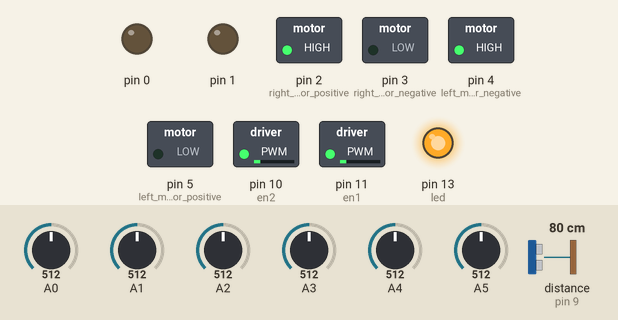
Bench run of a sketch on a simulated Arduino Uno, built with avr-gcc and run on an emulated ATmega328P. Parts: switched loads named in the sketch (green lamp = pin HIGH), output pins drawn as LEDs (lit = HIGH). Wiring (inferred from the names in the program): ultrasonic range finder: trigger pin 8; echo pin 9. The inputs (shaded band) are chosen by the test bench; at power-on: A0 = 512, A3 = 512, A4 = 512, A5 = 512, A1 = 512, A2 = 512, distance to the obstacle (sensor on pin 9) 80 cm. The echo pulse lasts 58.3 µs per cm; pins used as bus, display or sensor lines are not drawn.

Above: at 9.2 s.
9.3 s: A0 set to 933
10.8 s: A0 set to 952
At 11.5 s:
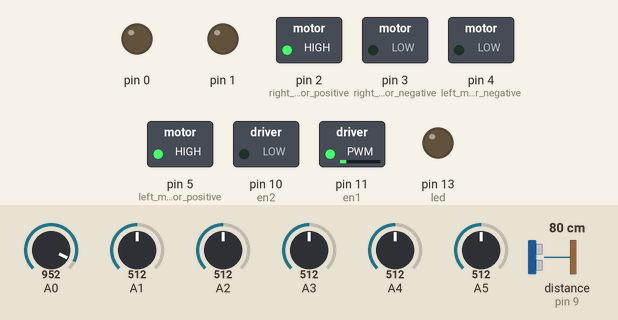
12.3 s: A3 set to 716
At 13.5 s:
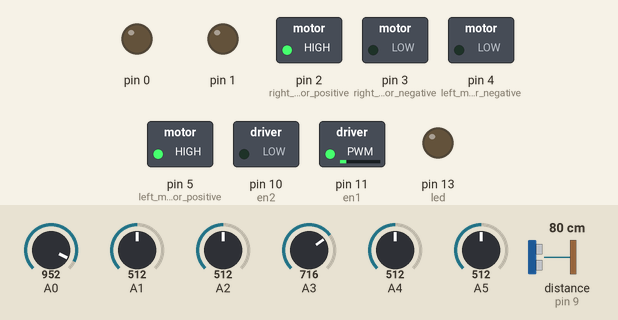
13.8 s: A4 set to 716
At 14.7 s:
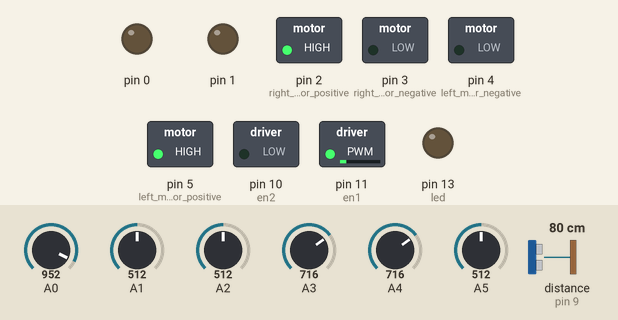
15.3 s: A5 set to 716
At 15.8 s:
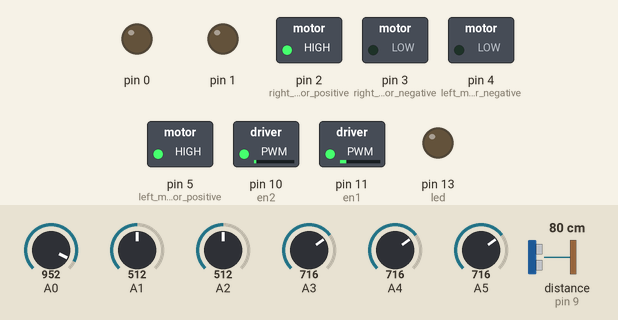
16.8 s: A1 set to 306
At 18.1 s:
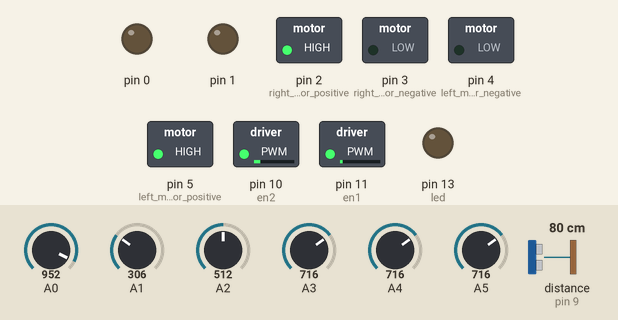
Timing chart, 0 to 19.3 s (numbered marks = the images above; inputs shaded):
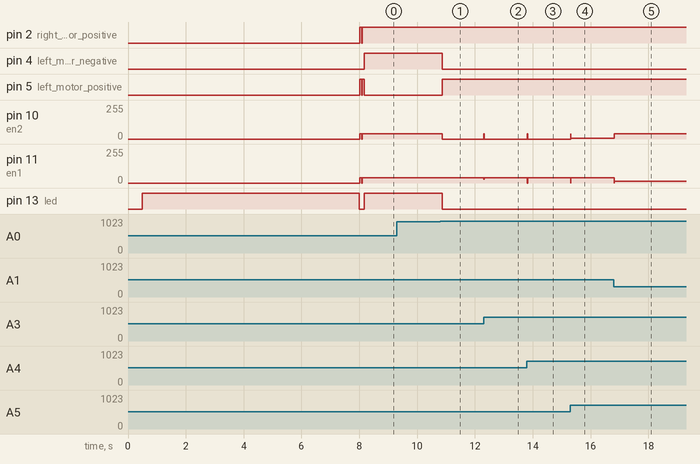

Measured:
- the behaviour switches between 941 and 942 on A0 (found by bisection; images 0 and 1)
- after the input at 9.3 s, every drawn part: stays the same
- after the input at 10.8 s, pin 4 (left_motor_negative), pin 13 (led): HIGH → LOW after 0.07 s; pin 5 (left_motor_positive): LOW → HIGH after 0.07 s; pin 10 (en2): 40/255 → 0/255 after 0.07 s
- after the input at 12.3 s, pin 10 (en2): 0/255 → 40/255 at once, → 0/255 0.01 s later; pin 11 (en1): 40/255 → 30/255 at once, → 40/255 0.01 s later
- after the input at 13.8 s, pin 10 (en2): 0/255 → 40/255 at once, → 0/255 0.01 s later; pin 11 (en1): 40/255 → 0/255 at once, → 40/255 0.01 s later
- after the input at 15.3 s, pin 10 (en2): 0/255 → 5/255 at once; pin 11 (en1): 40/255 → 0/255 at once, → 40/255 0.01 s later
- after the input at 16.8 s, pin 10 (en2): 5/255 → 40/255 at once; pin 11 (en1): 40/255 → 15/255 at once
- by itself, pin 5 (left_motor_positive): alternates HIGH for 0.08 s and LOW for 0.01 s, 4 changes in all, then stays LOW

The sketch:

Line_Follower_code.ino
```cpp
#include <QTRSensors.h>
#include <NewPing.h>
#include <SPI.h>
#include <Wire.h>
#include <Adafruit_GFX.h>
#include <Adafruit_SSD1306.h>
#define left_motor_positive 5
#define left_motor_negative 4
#define right_motor_positive 2
#define right_motor_negative 3
#define en1 11
#define en2 10
const int trigPin = 8; // Trigger pin of the ultrasonic sensor
const int echoPin = 9; // Echo pin of the ultrasonic sensor

// Define variables
long duration;
int distance;

int check = 0;
int attempt = 0;
int rightState = 0;

int w = 920 ;
int b = 950;
int c = 500;

#define led 13


QTRSensors qtra;

const uint8_t SensorCount = 6;
uint16_t sensorValues[SensorCount];


int initial_motor_speed = 40;//100
int rotating_speed = 40;//60
int forward_speed =  40;//100
int right_motor_speed = 0; //for the speed after PID control
int left_motor_speed = 0;


int error;
float kp = 0.8; //proportional constant 0.05
float ki = 0;
float kd = 5; //5
float P, I, D, previousError = 0;
int pid_value;

char mode;
int Status = 0;
int buttom_reading;

int ObstaclePin = 10;
int ObstacleRead;
void led_signal(int times);

void calculatePID();
void PIDmotor_control();
uint16_t position;

void readIRvalue();     //to read sensor value and calculate error as well mode
// void Set_motion();

void dryrun();
// void actualrun();

void recIntersection(char);
char path[100] = "";
unsigned char pathLength = 0; // the length of the path
int pathIndex = 0;
// void setmotionactual();
// void mazeTurn (char dir);

void forward(int spd1, int spd2);
void left(int spd);
void right(int spd);
void stop_motor();
void goAndTurnLeft();
void maze_end();
void move_inch();
void backward(int spd1, int spd2);


void setup()
{
//    Serial.begin(9600);
  // put your setup code here, to run once:
  for (int i = 0; i <= 5; i++)
  {
    pinMode(i, OUTPUT);
  }
  pinMode(en1, OUTPUT);
  pinMode(en2, OUTPUT);
  pinMode(trigPin, OUTPUT);
  pinMode(echoPin, INPUT);
    digitalWrite(left_motor_positive, LOW);
    digitalWrite(left_motor_negative, LOW);
    digitalWrite(right_motor_positive, LOW);
    digitalWrite(right_motor_negative, LOW);
  digitalWrite(led, LOW);
  delay(500);
  pinMode(13, OUTPUT);

  qtra.setTypeAnalog();
  qtra.setSensorPins((const uint8_t[]) {
    A5, A4, A3, A2, A1, A0
  }, SensorCount);
  // qtra.setEmitterPin(9);


  digitalWrite(13, HIGH);


  // turn on Arduino's LED to indicate we are in calibration mode
  for (int i = 0; i < 300; i++)  // make the calibration take about 10 seconds
  {
    qtra.calibrate();       // reads all sensors 10 times at 2.5 ms per six sensors (i.e. ~25 ms per call)
  }
  digitalWrite(13, LOW);     // turn off Arduino's LED to indicate we are through with calibration

  // print the calibration minimum values measured when emitters were on


}


void loop()
{
  dryrun();


}


void led_signal(int times)
{
  for (int i = 0; i <= times; i = i + 1)
  {
    digitalWrite(led, HIGH);
    delay(100);
    digitalWrite(led, LOW);
    delay(100);
  }
}

//dryrun begins------------------------------------------------------------------------------------------------------------------
void dryrun()
{
  readIRvalue();
  set_motion();

}
void Ultrasonic(){
  // Clear the trigger pin

  // Delay before next measurement
  delay(500);}
//ReadIRvalue begins----------------------------------------------------------------------------------------------------------------------------------
void readIRvalue()
{
  uint16_t position = qtra.readLineBlack(sensorValues);

  error = position - 2500;
  digitalWrite(trigPin, LOW);
  delayMicroseconds(2);

  // Send a 10 microsecond pulse to trigger the sensor
  digitalWrite(trigPin, HIGH);
  delayMicroseconds(10);
  digitalWrite(trigPin, LOW);

  // Read the duration of the pulse from the echo pin
  duration = pulseIn(echoPin, HIGH);

  // Calculate distance in centimeters
  distance = duration * 0.034 / 2;
  if(distance<=10){
    mode = 'S';
  }

  // Print distance to the serial monitor
//  Serial.print("Distance: ");
//  Serial.print(distance);
//  Serial.println(" cm");
//
//
  //   mode = 'F';


  //--------------------------------------------------------------------------------------
  if (sensorValues[0] < w && sensorValues[1] < w && sensorValues[2] < w && sensorValues[3] < w && sensorValues[4] < w && sensorValues[5] < w)
  {
    mode = 'S';  //NO LINE
    Serial.println("W");
    error = 0;
  }
  //
  //  //--------------------------------------------------------------------------------------
  else if ( sensorValues[0] > b && sensorValues[1] > b && sensorValues[2] > b && sensorValues[3] > b && sensorValues[4] > b && sensorValues[5] > b)
  {
    mode = 'N';//Stop Condition
    error = 0;
  }
  //  //--------------------------------------------------------------------------------------
  //
  else if (position < 1500)
  {
    mode = 'R';//90 degree turn
    Serial.println("W");
    error = 0;
  }
  else if (position > 3500)
  {
    mode = 'L';//90 degree turn
    Serial.println("L");
    error = 0;

  }
     else if ( sensorValues[0] > b && sensorValues[1] > b && sensorValues[4] < w && sensorValues[5] < w)
     {
       mode = 'L';//90 degree turn
       Serial.println("L");
       error = 0;
     }

  //
  //
  //
  //
    else if ( sensorValues[0] < w && sensorValues[1] < w && sensorValues[2] < w && sensorValues[3] < w && sensorValues[4] > w && sensorValues[5] > b)
    {
      mode = 'R'; //90 degree turn
      Serial.println("R");
      error = 0;
    }
     else if ( sensorValues[0] < w && sensorValues[1] < w && sensorValues[4] > b && sensorValues[5] > b)
     {
       mode = 'R'; //90 degree turn
       error = 0;
       Serial.println("R");
     }
  else {
    mode = 'F';
  }
//  mode = 'F';

}


//set motion begins------------------------------------------------------------------------------------------------------------------------------
void set_motion()
{
  switch (mode)
  {
    case 'N':
      //stop_motor();
      move_inch();
      goAndTurnRight();
      recIntersection('B');
      break;
    case 'S':
      move_inch();
      readIRvalue();
      move_inch();

      if (mode == 'S')
      {
        goAndTurnLeft();
        recIntersection('L');
      }
      else
      {
        goAndTurnLeft();
        recIntersection('L');
      }
      break;
    case 'R':
      move_inch();
      move_inch();
      move_inch();
      readIRvalue();

      move_inch();
      move_inch();

      if (mode == 'F')
      {
        recIntersection('S');
      }
      else
      {
        goAndTurnRight();
      }
      break;
    case 'L':
      move_inch();
      move_inch();
      move_inch();
      move_inch();
      move_inch();


      goAndTurnLeft();
      break;
    case 'F':
      calculatePID();
      PIDmotor_control();
      break;
  }
}

//-----------------------------------------------------------------------------------------------------------
void move_inch()
{
  forward(forward_speed, forward_speed);
  delay(75);
  stop_motor();
}
//----------------------------------------------------------------------------------------------------------

void stop_motor()
{
  analogWrite(en1, 0);
  analogWrite(en2, 0);
  digitalWrite(left_motor_positive, LOW);
  digitalWrite(left_motor_negative, LOW);
  digitalWrite(right_motor_positive, LOW);
  digitalWrite(right_motor_negative, LOW);
  digitalWrite(led, LOW);
}
//-----------------------------------------------------------------------------------------------------------
void goAndTurnLeft()
{
  previousError = 0;
  left(rotating_speed);
  delay(300);
  do
  {
    left(rotating_speed);
    readIRvalue();
  } while (mode != 'F' );
  left(rotating_speed);
  delay(50);
}

//------------------------------------------------------------------------------------------------
void goAndTurnRight()
{ previousError = 0;
  right(rotating_speed);
  delay(300);
  do
  {
    right(rotating_speed);
    readIRvalue();
  } while (mode != 'F' );
  right(rotating_speed);
  delay(50);

}
//-----------------------------------------------------------------------------------------------
void maze_end()
{
  Status++;
  stop_motor();
  led_signal(20);
}
//------------------------------------------------------------------------------------------------
void calculatePID()
{

  P = error;
  I = I + error;
  D = error - previousError;
  pid_value = (kp * P) + (ki * I) + (kd * D);
  previousError = error;

}
//-----------------------------------------------------------------------------------------------
void PIDmotor_control()
{
  right_motor_speed = initial_motor_speed - pid_value;
  left_motor_speed = initial_motor_speed + pid_value;
  right_motor_speed = constrain(right_motor_speed, 0, initial_motor_speed);
  left_motor_speed = constrain(left_motor_speed, 0, initial_motor_speed);
  forward(left_motor_speed, right_motor_speed);

}

//-------------------------------------------------------------------------------------------------------
void forward(int spd1, int spd2)
{
  analogWrite(en1, spd1);
  analogWrite(en2, spd2);
  digitalWrite(left_motor_positive, HIGH);
  digitalWrite(left_motor_negative, LOW);
  digitalWrite(right_motor_positive, HIGH);
  digitalWrite(right_motor_negative, LOW);
  digitalWrite(led, LOW);
}

void backward(int spd1, int spd2)
{
  analogWrite(en1, spd1);
  analogWrite(en2, spd2);
  digitalWrite(left_motor_positive, LOW);
  digitalWrite(left_motor_negative, HIGH);
  digitalWrite(right_motor_positive, LOW);
  digitalWrite(right_motor_negative, HIGH);
  digitalWrite(led, HIGH);
}

void left(int spd)
{
  analogWrite(en1, spd);
  analogWrite(en2, spd);
  digitalWrite(left_motor_positive, LOW);
  digitalWrite(left_motor_negative, HIGH);
  digitalWrite(right_motor_positive, HIGH);
  digitalWrite(right_motor_negative, LOW);
  digitalWrite(led, HIGH);
}

void right(int spd)
{
  analogWrite(en1, spd);
  analogWrite(en2, spd);
  digitalWrite(left_motor_positive, HIGH);
  digitalWrite(left_motor_negative, LOW);
  digitalWrite(right_motor_positive, LOW);
  digitalWrite(right_motor_negative, HIGH);
  digitalWrite(led, HIGH);
}
//--------------------------------------------------------------------------------------


void recIntersection(char Direction)
{
  Serial.println(Direction);
}
```
